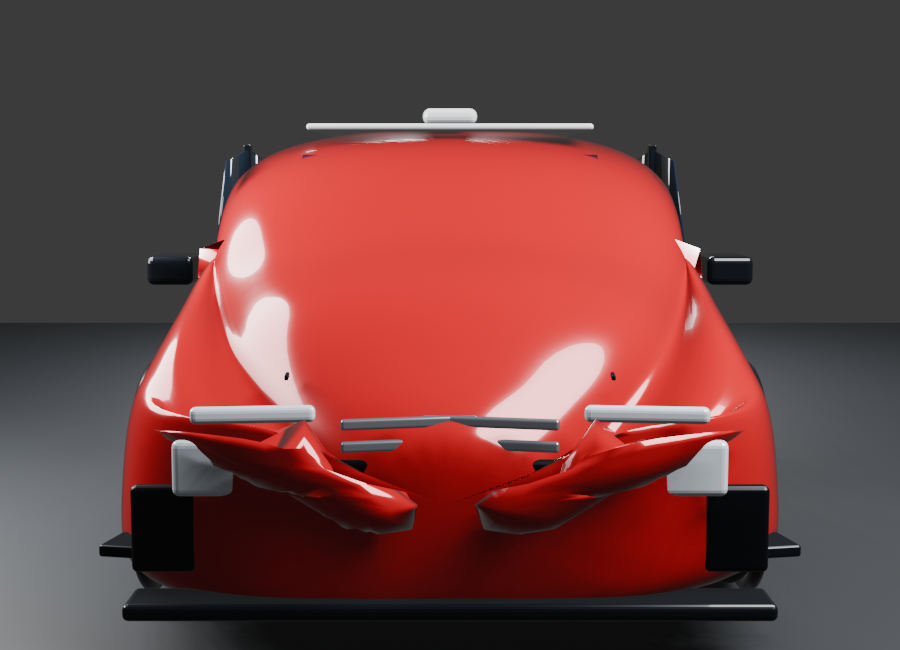
#> input picture assets/mjx7303/v32-previews/front.png, 900 x 650 px
$ python -i build_michael_v39_scan.py   (imports and definitions only)
#> lines starting #> are read from the running program, lines starting #| are printed output that depends on the picture; after the words box and inside, x2 and y2 are one past the last pixel; in counts of white or black regions, pixels touching at a corner belong together
#!/usr/bin/env python3
"""MICHAEL V39 deterministic multi-view visual-hull mesher.
Uses repository-local reference photos when available. CI never depends on third-party image URLs.
If references are missing, deterministic synthetic silhouettes are generated only as a build-safe fallback and metadata marks that fact.
"""
from pathlib import Path
import json, os
import numpy as np
from PIL import Image
from scipy import ndimage
from skimage import measure, morphology, transform

OUT=Path(os.environ.get('MICHAEL_V39_SCAN_OUT','/tmp/michael-v39-scan.obj'))
META=Path(os.environ.get('MICHAEL_V39_SCAN_META','/tmp/michael-v39-scan.json'))
REFDIR=Path(os.environ.get('MICHAEL_V39_REF_DIR','assets/mjx7303/michael-v39-refs'))
# [1 line not run here, left out]
L,W,H=632.0,290.0,237.0
WB,TIRE=375.0,103.0
NX,NY,NZ=192,96,78
CANDIDATES={
 'front':['front.png','front.jpg','front.jpeg','mjx7303-front.png','mjx7303-front.jpg'],
 'rear':['rear.png','rear.jpg','rear.jpeg','mjx7303-rear.png','mjx7303-rear.jpg'],
 'side':['side.png','side.jpg','side.jpeg','mjx7303-side.png','mjx7303-side.jpg'],
 'top':['top.png','top.jpg','top.jpeg','mjx7303-top.png','mjx7303-top.jpg'],
}

def existing(names):
    for n in names:
        p=REFDIR/n
        if p.exists() and p.stat().st_size>1024:return p
    return None

def generated_reference(kind,size=1400):
    a=np.full((size,size,3),255,np.uint8);yy,xx=np.ogrid[:size,:size]
    if kind in ('front','rear'):
        cx,cy,rw,rh=size*.5,size*.55,size*.345,size*.235
        body=((xx-cx)/rw)**2+((yy-cy)/rh)**2<=1
        a[body]=[164,18,24]
        for sx in (-1,1):
            wx,wy,wr=cx+sx*rw*.79,cy+rh*.35,size*.061
            a[(xx-wx)**2+(yy-wy)**2<=wr**2]=[18,18,20]
    elif kind=='side':
        body=(xx>=size*.13)&(xx<=size*.87)&(yy>=size*.45)&(yy<=size*.68)
        roof=((xx-size*.51)/(size*.255))**2+((yy-size*.445)/(size*.125))**2<=1
        a[body|roof]=[164,18,24]
        for wx in (size*.30,size*.70):
            wr,wy=size*.078,size*.69
            a[(xx-wx)**2+(yy-wy)**2<=wr**2]=[18,18,20]
    else:
        cx,cy,rw,rh=size*.5,size*.52,size*.23,size*.395
        a[((xx-cx)/rw)**2+((yy-cy)/rh)**2<=1]=[164,18,24]
    p=REFDIR/f'_generated_{kind}.png';Image.fromarray(a).save(p);return p

def resolve():
    refs={};fallback=[]
    for k,names in CANDIDATES.items():
        p=existing(names)
        if p is None:p=generated_reference(k);fallback.append(k)
        refs[k]=p
    return refs,fallback

def mask_for(path):
#> called with path = '../assets/mjx7303/v32-previews/front.png'
    rgb=np.asarray(Image.open(path).convert('RGB'))
    lum=rgb.mean(2);spread=rgb.max(2)-rgb.min(2)
#> after `lum = rgb.mean(2)`:
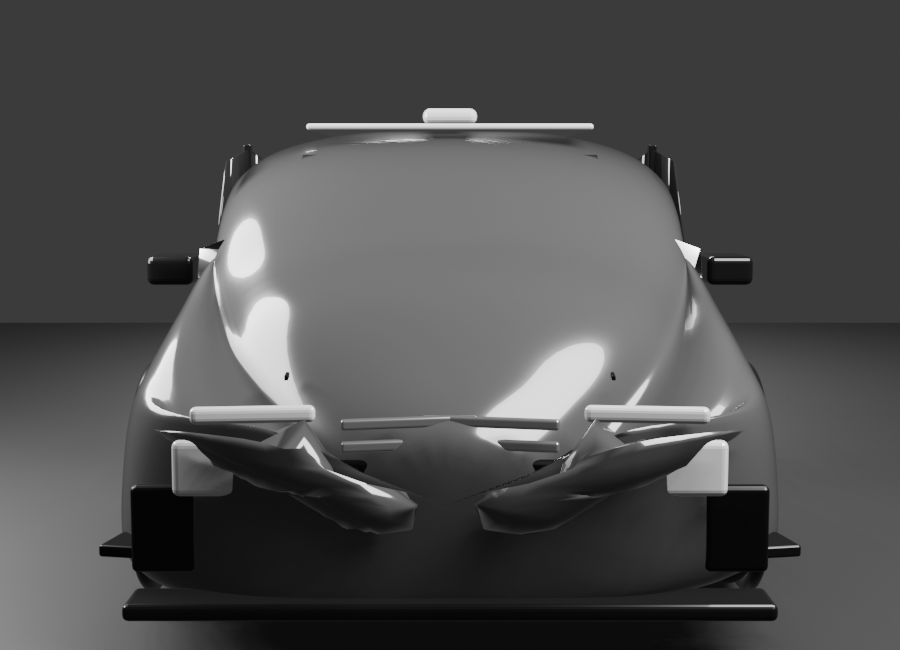
#> lum: shape (650, 900) float64; min 3, max 246, mean 78.5
#> after `spread = rgb.max(2) - rgb.min(2)`:
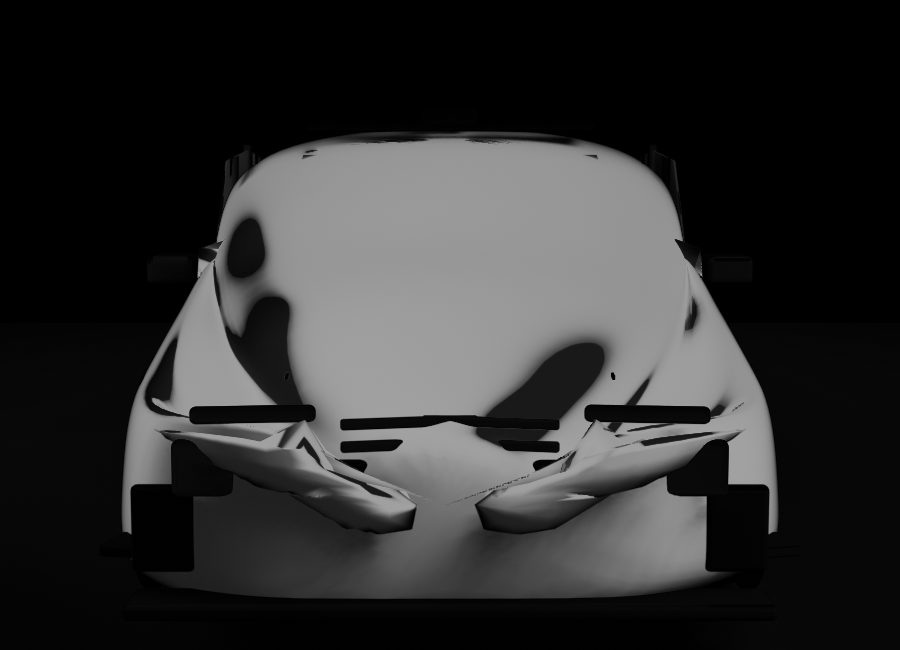
#> spread: shape (650, 900); min 0, max 162, mean 47.5
    fg=(lum<238)|((spread>18)&(lum<251))
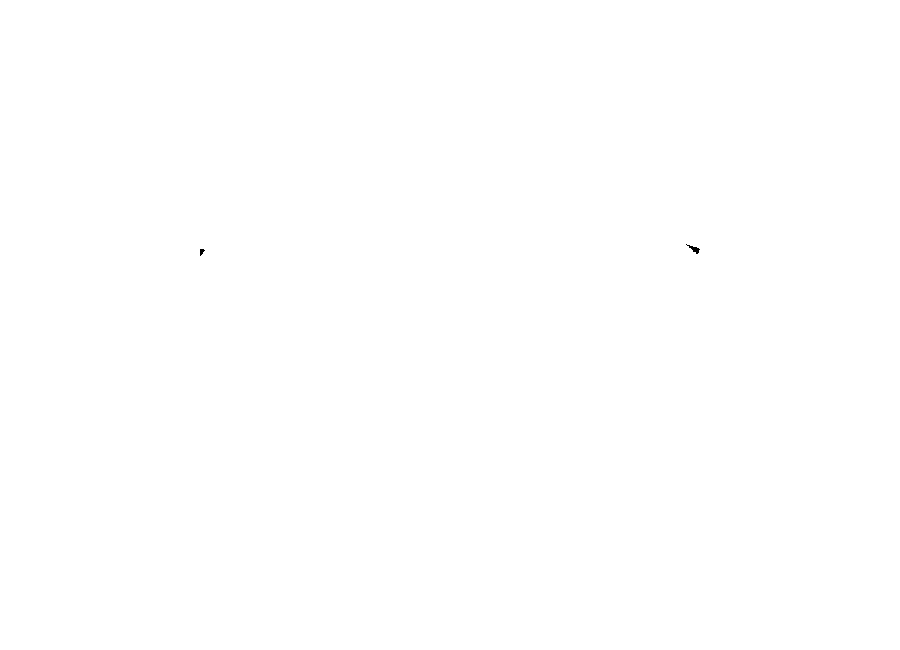
#> fg: shape (650, 900) bool; 100% white; 2 black regions, box (x1, y1, x2, y2) and area: (686, 244, 700, 254) 49, (200, 249, 205, 256) 22
    fg=morphology.binary_closing(fg,morphology.disk(4));fg=ndimage.binary_fill_holes(fg)
#> after `fg = morphology.binary_closing(fg, morphology.disk(4))`: fg: shape (650, 900) bool; every value is 1
    fg=morphology.remove_small_objects(fg,min_size=max(200,fg.size//1500))
    lab,n=ndimage.label(fg)
#> lab: shape (650, 900) int32; every value is 1
#> n = 1
    if n:
        counts=np.bincount(lab.ravel());counts[0]=0;fg=lab==counts.argmax()
#> after `counts = np.bincount(lab.ravel())`: counts = [0, 585000]
    ys,xs=np.nonzero(fg)
    if len(xs)<500:raise RuntimeError(f'reference segmentation failed: {path}')
    pad=max(3,int(.012*max(fg.shape)));y0=max(0,ys.min()-pad);y1=min(fg.shape[0],ys.max()+pad+1);x0=max(0,xs.min()-pad);x1=min(fg.shape[1],xs.max()+pad+1)
#> after `pad = max(3, int(0.012 * max(fg.shape)))`: pad = 10
#> after `y0 = max(0, ys.min() - pad)`: y0 = 0
#> after `y1 = min(fg.shape[0], ys.max() + pad + 1)`: y1 = 650
#> after `x0 = max(0, xs.min() - pad)`: x0 = 0
#> after `x1 = min(fg.shape[1], xs.max() + pad + 1)`: x1 = 900
    return fg[y0:y1,x0:x1]

def resize_bool(m,shape):return transform.resize(m.astype(np.float32),shape,order=1,anti_aliasing=True,preserve_range=True)>.42

def carve_wheels(side):
    h,w=side.shape;x=np.arange(w)[None,:];y=np.arange(h)[:,None];zmm=(1-y/(h-1))*H;smm=(x/(w-1)-.5)*L
    for c in (-WB/2,WB/2):side[(smm-c)**2+(zmm-TIRE/2)**2<(TIRE*.56)**2]=False
    return side

def export_obj(path,verts,faces):
    path.parent.mkdir(parents=True,exist_ok=True)
    with path.open('w') as f:
        f.write('# MICHAEL V39 deterministic visual hull\n')
        for x,y,z in verts:f.write(f'v {x:.7f} {y:.7f} {z:.7f}\n')
        for a,b,c in faces+1:f.write(f'f {a} {b} {c}\n')

# [1 line that did not run here, left out]
# [1 line that did not run here, left out]
# [1 line that did not run here, left out]
# [1 line that did not run here, left out]
# [1 line that did not run here, left out]
# [1 line that did not run here, left out]
# [1 line that did not run here, left out]
# [2 lines that did not run here, left out]
# [3 lines that did not run here, left out]
# [1 line not run here, left out]
# [1 line that did not run here, left out]
# [1 line that did not run here, left out]
# [1 line that did not run here, left out]
# [1 line that did not run here, left out]
# [1 line not run here, left out]

>>> result = mask_for('../assets/mjx7303/v32-previews/front.png')

$ run again, on assets/mjx7303/v32-previews/three.png
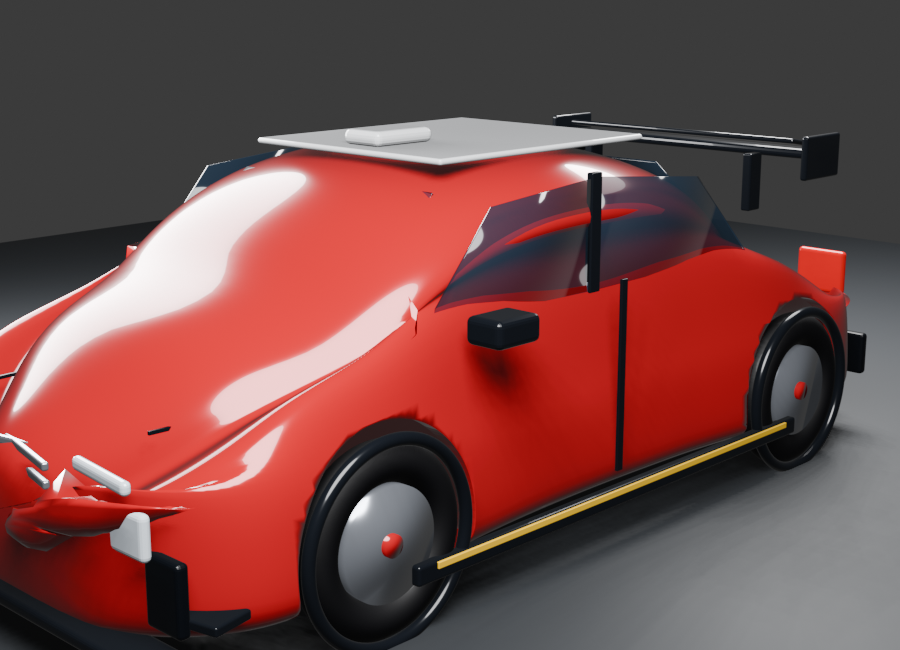
#> input picture assets/mjx7303/v32-previews/three.png, 900 x 650 px
#> in mask_for, `fg=(lum<238)|((spread>18)&(lum<251))`:
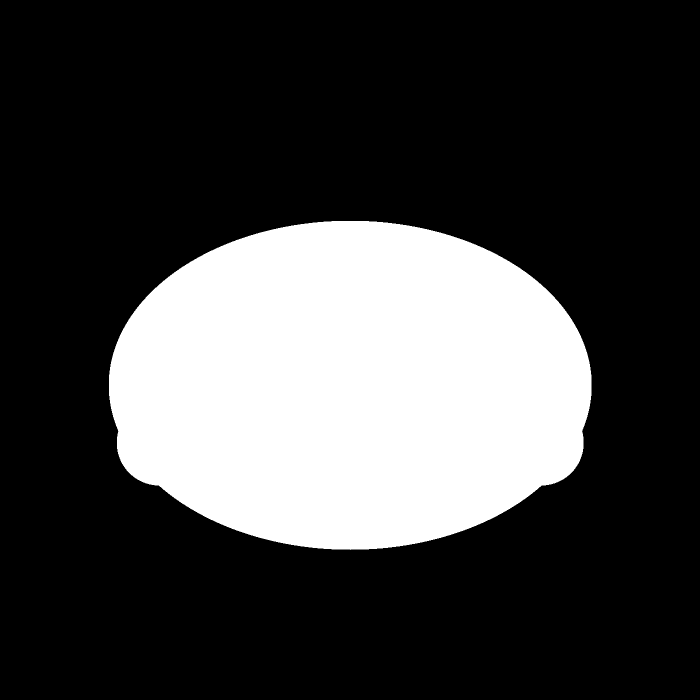
#> fg: shape (1400, 1400) bool (shown at 1/2 size); 25.7% white; 1 white region, box (x1, y1, x2, y2) and area: (218, 442, 1183, 1100) 504114
#> lab: shape (1400, 1400) int32; values 0 (black) and 1 (white), 25.7% white; 1 white region, box (x1, y1, x2, y2) and area: (218, 442, 1183, 1100) 504116
#> in mask_for, `lab,n=ndimage.label(fg)`: n = 1
#> in mask_for, `counts = np.bincount(lab.ravel())`: counts = [1455884, 504116]
#> y0 = 426
#> y1 = 1116
#> x0 = 202
#> x1 = 1199
#> lab: shape (1400, 1400) int32; values 0 (black) and 1 (white), 24.5% white; 1 white region, box (x1, y1, x2, y2) and area: (182, 448, 1219, 1076) 481097
#> lum: shape (1400, 1400) float64; values 68.67 (black) and 255 (white), 71.5% white; 1 black region, box (x1, y1, x2, y2) and area: (378, 175, 1023, 1282) 559327
#> masks = 4 items
#> h = 78; w = 192
#> zmm = 78 values, max 237 at index 0, min 0 at index 77, mean 118.5
#> front: shape (78, 96) bool; 76.8% white; 2 black regions, box (x1, y1, x2, y2) and area: (0, 0, 96, 37) 894, (0, 41, 96, 78) 842
#> top: shape (96, 192) bool; 75% white; 2 black regions, box (x1, y1, x2, y2) and area: (0, 0, 88, 96) 2304, (104, 0, 192, 96) 2304
#> `lab,n=ndimage.label(vol)`: n = 1
#> `counts = np.bincount(lab.ravel())`: counts = [805662, 632034]
#> rgb: shape (650, 900, 3)
#> lum: shape (650, 900) float64
#> spread: shape (650, 900)
#> in mask_for (call 5), `fg = morphology.binary_closing(fg, morphology.disk(4))`:
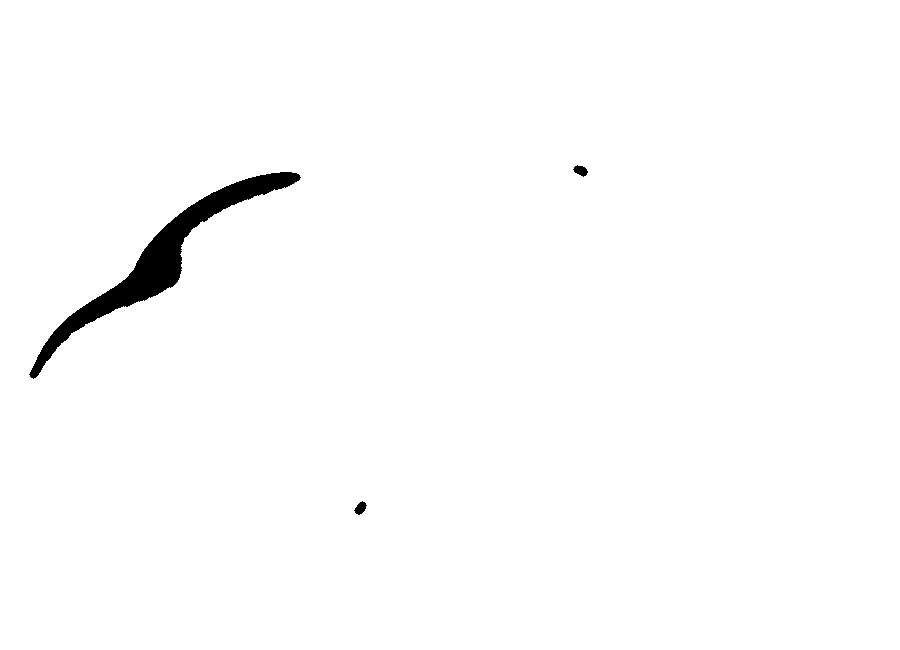
#> fg: shape (650, 900) bool; 98.7% white; 3 black regions, box (x1, y1, x2, y2) and area: (29, 172, 301, 379) 7342, (573, 165, 588, 177) 110, (354, 501, 367, 515) 107
#> lab: shape (650, 900) int32; every value is 1
#> in mask_for (call 5), `counts = np.bincount(lab.ravel())`: counts = [0, 585000]
#> y0 = 0
#> y1 = 650
#> x0 = 0
#> x1 = 900
